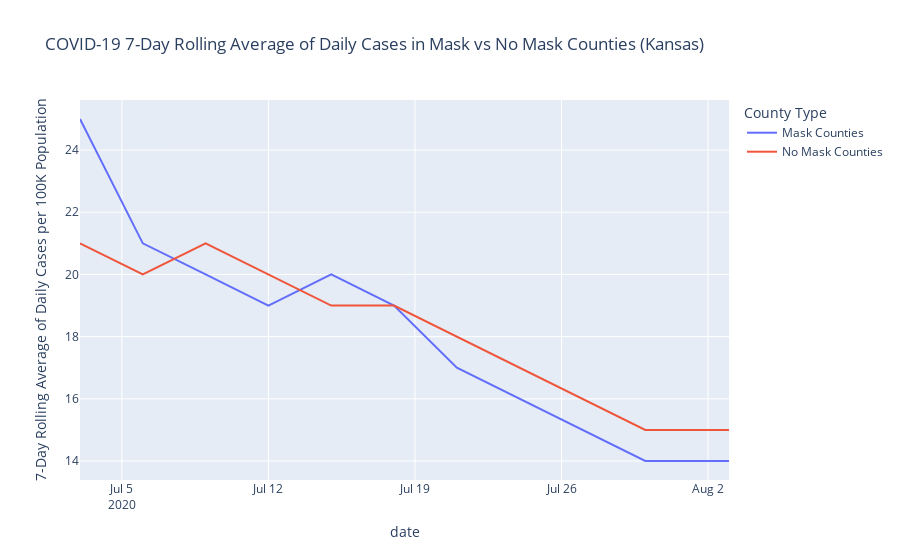

The cell this chart's notebook holds for it:
### Code cell
#3
DF['date'] = pd.to_datetime(DF['date'])

fig = px.line(DF, x='date', y=['count_mask', 'count_nomask'], 
              labels={'value': '7-Day Rolling Average of Daily Cases per 100K Population', 'variable': 'County Type'},
              title="COVID-19 7-Day Rolling Average of Daily Cases in Mask vs No Mask Counties (Kansas)")

fig.for_each_trace(lambda t: t.update(name={'count_mask': 'Mask Counties', 'count_nomask': 'No Mask Counties'}[t.name]))

fig.show()

### Figure 1 — Plotly figure (JSON) as saved in the notebook; plotly's stock layout.template omitted (floating-point values rounded to 4 significant figures)
{"data": [{"hovertemplate": "County Type=count_mask<br>date=%{x}<br>7-Day Rolling Average of Daily Cases per 100K Population=%{y}<extra></extra>", "legendgroup": "count_mask", "line": {"color": "#636efa", "dash": "solid"}, "marker": {"symbol": "circle"}, "mode": "lines", "name": "Mask Counties", "orientation": "v", "showlegend": true, "type": "scatter", "x": ["2020-07-03T00:00:00", "2020-07-06T00:00:00", "2020-07-09T00:00:00", "2020-07-12T00:00:00", "2020-07-15T00:00:00", "2020-07-18T00:00:00", "2020-07-21T00:00:00", "2020-07-24T00:00:00", "2020-07-27T00:00:00", "2020-07-30T00:00:00", "2020-08-02T00:00:00", "2020-08-03T00:00:00"], "xaxis": "x", "y": [25, 21, 20, 19, 20, 19, 17, 16, 15, 14, 14, 14], "yaxis": "y"}, {"hovertemplate": "County Type=count_nomask<br>date=%{x}<br>7-Day Rolling Average of Daily Cases per 100K Population=%{y}<extra></extra>", "legendgroup": "count_nomask", "line": {"color": "#EF553B", "dash": "solid"}, "marker": {"symbol": "circle"}, "mode": "lines", "name": "No Mask Counties", "orientation": "v", "showlegend": true, "type": "scatter", "x": ["2020-07-03T00:00:00", "2020-07-06T00:00:00", "2020-07-09T00:00:00", "2020-07-12T00:00:00", "2020-07-15T00:00:00", "2020-07-18T00:00:00", "2020-07-21T00:00:00", "2020-07-24T00:00:00", "2020-07-27T00:00:00", "2020-07-30T00:00:00", "2020-08-02T00:00:00", "2020-08-03T00:00:00"], "xaxis": "x", "y": [21, 20, 21, 20, 19, 19, 18, 17, 16, 15, 15, 15], "yaxis": "y"}], "layout": {"autosize": true, "legend": {"title": {"text": "County Type"}, "tracegroupgap": 0}, "title": {"text": "COVID-19 7-Day Rolling Average of Daily Cases in Mask vs No Mask Counties (Kansas)"}, "xaxis": {"anchor": "y", "autorange": true, "domain": [0, 1], "range": ["2020-07-03", "2020-08-03"], "title": {"text": "date"}, "type": "date"}, "yaxis": {"anchor": "x", "autorange": true, "domain": [0, 1], "range": [13.39, 25.61], "title": {"text": "7-Day Rolling Average of Daily Cases per 100K Population"}, "type": "linear"}}}
